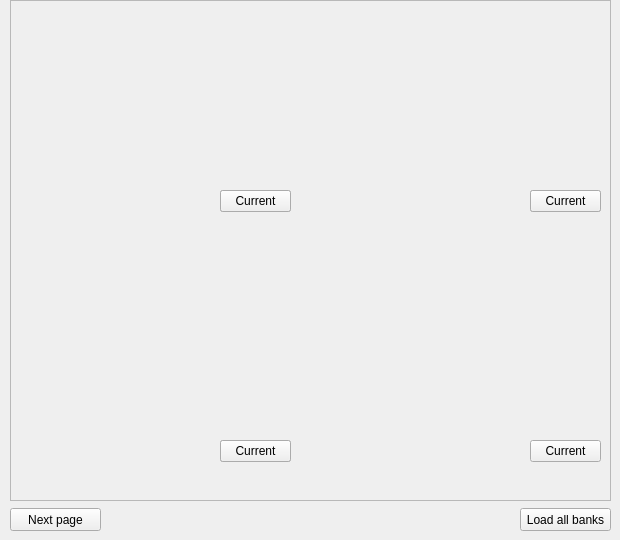
    <widget class="QWidget" name="tab_banks">
     <property name="toolTip">
      <string/>
     </property>
     <attribute name="title">
      <string>Banks</string>
     </attribute>
     <widget class="QFrame" name="frame_bank_1">
      <property name="geometry">
       <rect>
        <x>10</x>
        <y>0</y>
        <width>601</width>
        <height>501</height>
       </rect>
      </property>
      <property name="frameShape">
       <enum>QFrame::StyledPanel</enum>
      </property>
      <property name="frameShadow">
       <enum>QFrame::Raised</enum>
      </property>
      <widget class="QBank" name="widget_bank_2" native="true">
       <property name="geometry">
        <rect>
         <x>310</x>
         <y>10</y>
         <width>291</width>
         <height>241</height>
        </rect>
       </property>
       <widget class="QPushButton" name="pshBut_bank_cur_2">
        <property name="geometry">
         <rect>
          <x>210</x>
          <y>180</y>
          <width>71</width>
          <height>22</height>
         </rect>
        </property>
        <property name="toolTip">
         <string>Set the current bank to be edited</string>
        </property>
        <property name="text">
         <string>Current</string>
        </property>
        <property name="checkable">
         <bool>true</bool>
        </property>
       </widget>
      </widget>
      <widget class="QBank" name="widget_bank_3" native="true">
       <property name="geometry">
        <rect>
         <x>0</x>
         <y>260</y>
         <width>291</width>
         <height>241</height>
        </rect>
       </property>
       <widget class="QPushButton" name="pshBut_bank_cur_3">
        <property name="geometry">
         <rect>
          <x>210</x>
          <y>180</y>
          <width>71</width>
          <height>22</height>
         </rect>
        </property>
        <property name="toolTip">
         <string>Set the current bank to be edited</string>
        </property>
        <property name="text">
         <string>Current</string>
        </property>
        <property name="checkable">
         <bool>true</bool>
        </property>
       </widget>
      </widget>
      <widget class="QBank" name="widget_bank_1" native="true">
       <property name="geometry">
        <rect>
         <x>0</x>
         <y>10</y>
         <width>291</width>
         <height>241</height>
        </rect>
       </property>
       <widget class="QPushButton" name="pshBut_bank_cur_1">
        <property name="geometry">
         <rect>
          <x>210</x>
          <y>180</y>
          <width>71</width>
          <height>22</height>
         </rect>
        </property>
        <property name="toolTip">
         <string>Set the current bank to be edited</string>
        </property>
        <property name="text">
         <string>Current</string>
        </property>
        <property name="checkable">
         <bool>true</bool>
        </property>
        <property name="checked">
         <bool>true</bool>
        </property>
       </widget>
      </widget>
      <widget class="QBank" name="widget_bank_4" native="true">
       <property name="geometry">
        <rect>
         <x>310</x>
         <y>260</y>
         <width>291</width>
         <height>241</height>
        </rect>
       </property>
       <widget class="QPushButton" name="pshBut_bank_cur_4">
        <property name="geometry">
         <rect>
          <x>210</x>
          <y>180</y>
          <width>71</width>
          <height>22</height>
         </rect>
        </property>
        <property name="toolTip">
         <string>Set the current bank to be edited</string>
        </property>
        <property name="text">
         <string>Current</string>
        </property>
        <property name="checkable">
         <bool>true</bool>
        </property>
       </widget>
      </widget>
     </widget>
     <widget class="QFrame" name="frame_bank_2">
      <property name="geometry">
       <rect>
        <x>10</x>
        <y>0</y>
        <width>601</width>
        <height>501</height>
       </rect>
      </property>
      <property name="frameShape">
       <enum>QFrame::StyledPanel</enum>
      </property>
      <property name="frameShadow">
       <enum>QFrame::Raised</enum>
      </property>
      <widget class="QBank" name="widget_bank_5" native="true">
       <property name="geometry">
        <rect>
         <x>0</x>
         <y>10</y>
         <width>291</width>
         <height>241</height>
        </rect>
       </property>
       <widget class="QPushButton" name="pshBut_bank_cur_5">
        <property name="geometry">
         <rect>
          <x>210</x>
          <y>180</y>
          <width>71</width>
          <height>22</height>
         </rect>
        </property>
        <property name="toolTip">
         <string>Set the current bank to be edited</string>
        </property>
        <property name="text">
         <string>Current</string>
        </property>
        <property name="checkable">
         <bool>true</bool>
        </property>
       </widget>
      </widget>
      <widget class="QBank" name="widget_bank_7" native="true">
       <property name="geometry">
        <rect>
         <x>0</x>
         <y>260</y>
         <width>291</width>
         <height>241</height>
        </rect>
       </property>
       <widget class="QPushButton" name="pshBut_bank_cur_7">
        <property name="geometry">
         <rect>
          <x>210</x>
          <y>180</y>
          <width>71</width>
          <height>22</height>
         </rect>
        </property>
        <property name="toolTip">
         <string>Set the current bank to be edited</string>
        </property>
        <property name="text">
         <string>Current</string>
        </property>
        <property name="checkable">
         <bool>true</bool>
        </property>
       </widget>
      </widget>
      <widget class="QBank" name="widget_bank_6" native="true">
       <property name="geometry">
        <rect>
         <x>310</x>
         <y>10</y>
         <width>291</width>
         <height>241</height>
        </rect>
       </property>
       <widget class="QPushButton" name="pshBut_bank_cur_6">
        <property name="geometry">
         <rect>
          <x>210</x>
          <y>180</y>
          <width>71</width>
          <height>22</height>
         </rect>
        </property>
        <property name="toolTip">
         <string>Set the current bank to be edited</string>
        </property>
        <property name="text">
         <string>Current</string>
        </property>
        <property name="checkable">
         <bool>true</bool>
        </property>
       </widget>
      </widget>
     </widget>
     <widget class="QPushButton" name="pshBut_nextBank">
      <property name="geometry">
       <rect>
        <x>10</x>
        <y>508</y>
        <width>91</width>
        <height>23</height>
       </rect>
      </property>
      <property name="toolTip">
       <string>Change the current instrument page </string>
      </property>
      <property name="text">
       <string>Next page</string>
      </property>
     </widget>
     <widget class="QPushButton" name="pshBut_loadBanks">
      <property name="geometry">
       <rect>
        <x>520</x>
        <y>508</y>
        <width>91</width>
        <height>23</height>
       </rect>
      </property>
      <property name="text">
       <string>Load all banks</string>
      </property>
     </widget>
    </widget>
